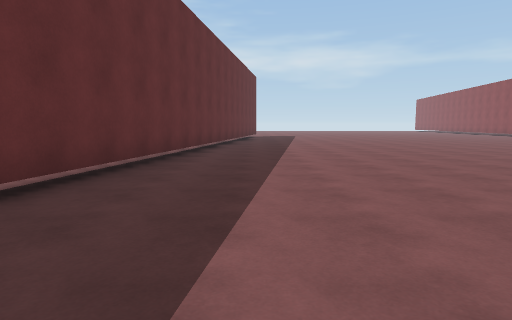
[1] (above)

17 first-person views from a walk through a scene from a Unity 3-D project. The camera is 1.3 m above the floor, tilts 6° down and sees 75° across. The floor is counted in squares, 2 m on a side. Each view is taken from the middle of a square. On the plan, view 1 faces up. The plan holds only what a view shows up to about 10 squares ahead; the rest is blank. The place goes on beyond the plan. The player is left out.

[2]
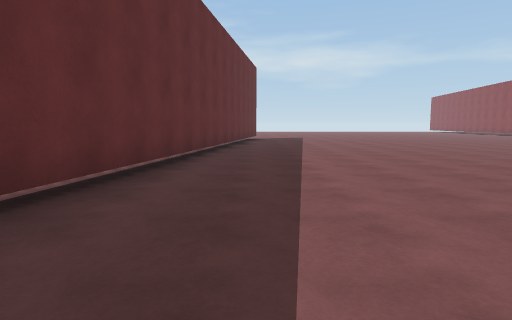

[3]
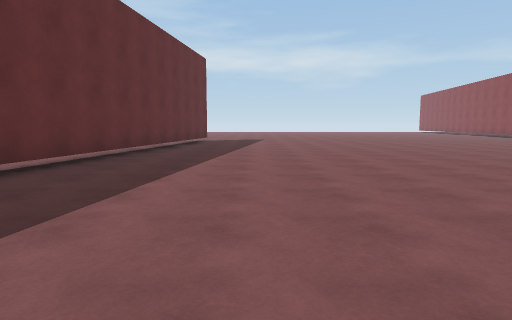

[4]
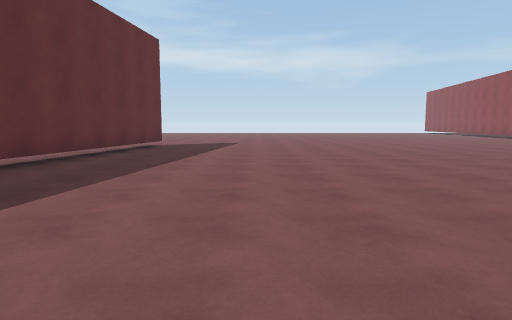

[5]
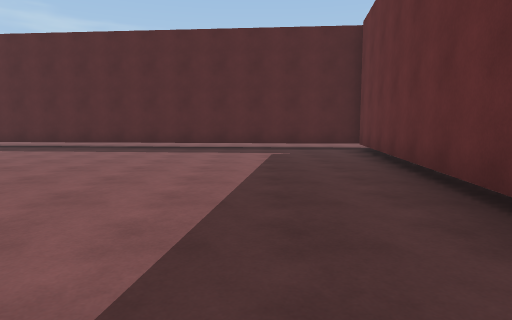

[6]
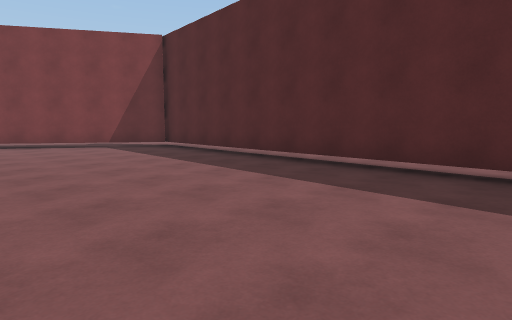

[7]
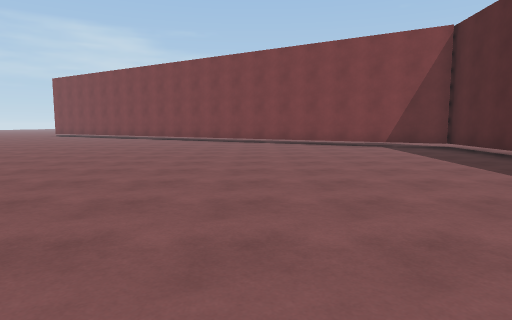

[8]
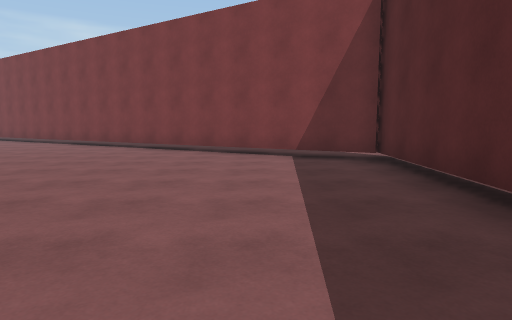

[9]
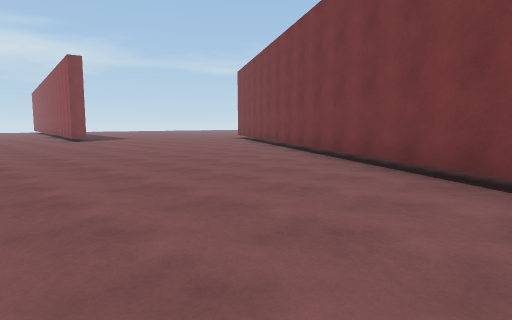

[10]
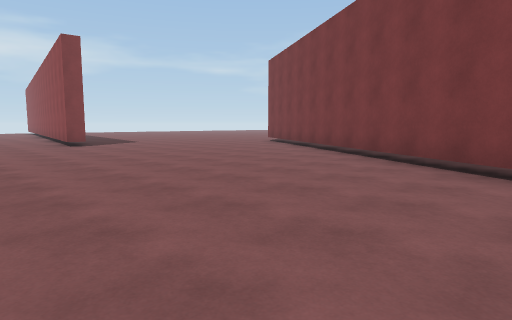

[11]
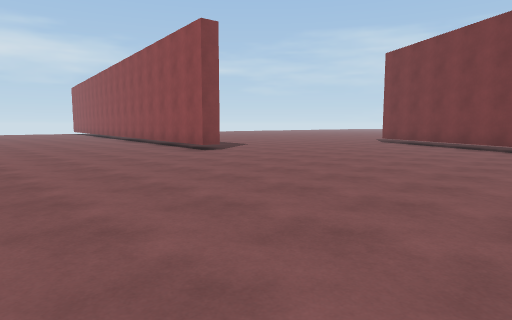

[12]
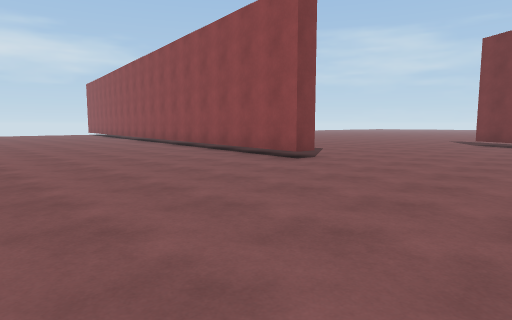

[13]
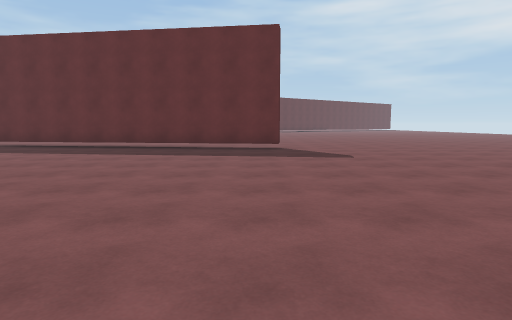

[14]
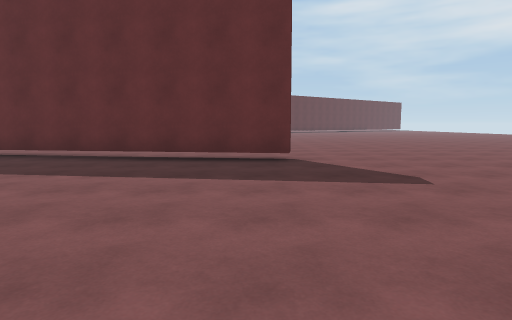

[15]
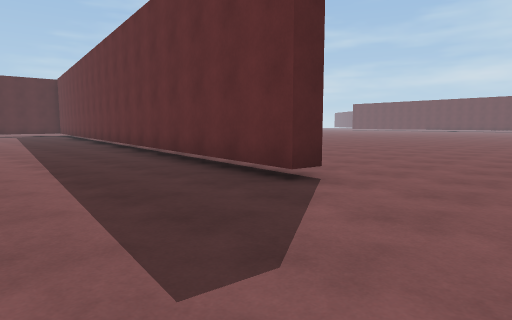

[16]
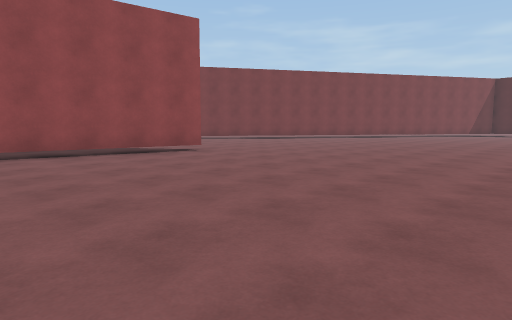

[17]
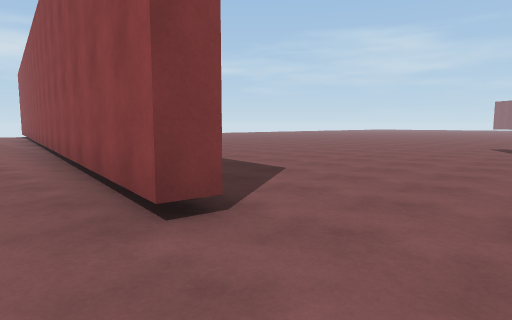

### Floor plan
Key: @ floor where view 1 was taken; # wall or solid block; . floor; T thing the floor can be seen under or through.
Columns run from 7 left of view 1 to 19 right of it. Each row starts with its distance up from view 1.
 21    ...................T
 20 ......................T. ..
 19 ......................T....
 18 .......T..............T....
 17 .......T..............T....
 16  ... ..T..............T....
 15      .TT...................
 14      .T....................
 13      .T....................
 12      .T....................
 11      .T...................#
 10      .T........ ..........#
  9      .T........ .........##
  8      TT..................#.
  7      #..................##
  6      #.................##
  5     .T.................#
  4     .T................##
  3      T...............##
  2      T...............#.
  1     ##..............##.
  0     #..@............#.
 -1     #####..........##.
 -2     ..  #TTTTTTTTTT#.
 -3           ...........

Where each view was taken, in squares from view 1:
view 1: 0 up, 0 right, facing up
view 2: 3 up, 0 right, facing up
view 3: 5 up, 2 right, facing up
view 4: 8 up, 3 right, facing up
view 5: 8 up, 0 right, facing down
view 6: 3 up, 2 right, facing down-right
view 7: 3 up, 2 right, facing right
view 8: 0 up, 5 right, facing right
view 9: 2 up, 10 right, facing up-right
view 10: 5 up, 11 right, facing up-right
view 11: 9 up, 9 right, facing up-right
view 12: 12 up, 9 right, facing up-right
view 13: 18 up, 9 right, facing left
view 14: 18 up, 6 right, facing left
view 15: 21 up, 3 right, facing down-left
view 16: 21 up, 7 right, facing down-right
view 17: 14 up, 13 right, facing up-right
